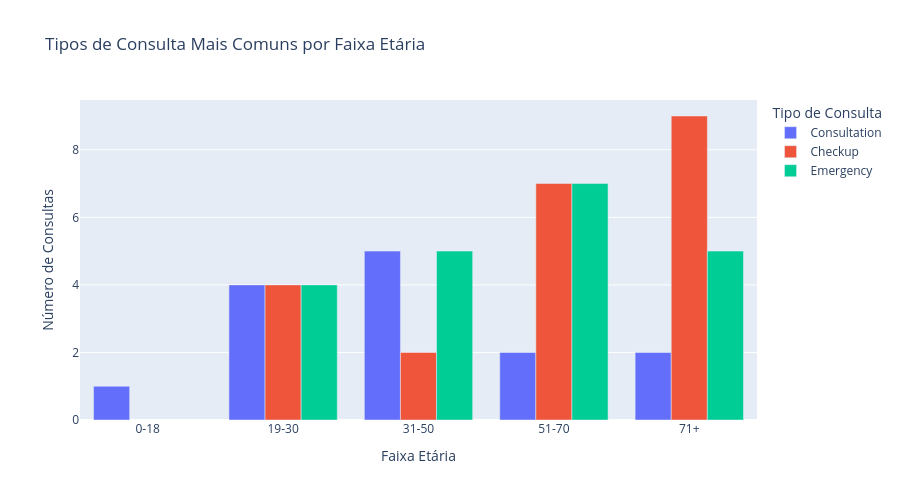

The code cell stored with this chart in its notebook:
### Code cell
fig = px.bar(
    appointment_counts,
    x='age_group',
    y='count',
    color='appointment_type',
    barmode='group',
    title='Tipos de Consulta Mais Comuns por Faixa Etária',
    labels={
        'age_group': 'Faixa Etária',
        'count': 'Número de Consultas',
        'appointment_type': 'Tipo de Consulta'
    },
    width=900,
    height=500
)

fig.show()

### Figure 1 — Plotly figure (JSON) as saved in the notebook; plotly's stock layout.template omitted (floating-point values rounded to 4 significant figures)
{"data": [{"alignmentgroup": "True", "hovertemplate": "Tipo de Consulta=Consultation<br>Faixa Etária=%{x}<br>Número de Consultas=%{y}<extra></extra>", "legendgroup": "Consultation", "marker": {"color": "#636efa", "pattern": {"shape": ""}}, "name": "Consultation", "offsetgroup": "Consultation", "orientation": "v", "showlegend": true, "textposition": "auto", "type": "bar", "x": ["0-18", "19-30", "31-50", "51-70", "71+"], "xaxis": "x", "y": [1, 4, 5, 2, 2], "yaxis": "y"}, {"alignmentgroup": "True", "hovertemplate": "Tipo de Consulta=Checkup<br>Faixa Etária=%{x}<br>Número de Consultas=%{y}<extra></extra>", "legendgroup": "Checkup", "marker": {"color": "#EF553B", "pattern": {"shape": ""}}, "name": "Checkup", "offsetgroup": "Checkup", "orientation": "v", "showlegend": true, "textposition": "auto", "type": "bar", "x": ["19-30", "31-50", "51-70", "71+"], "xaxis": "x", "y": [4, 2, 7, 9], "yaxis": "y"}, {"alignmentgroup": "True", "hovertemplate": "Tipo de Consulta=Emergency<br>Faixa Etária=%{x}<br>Número de Consultas=%{y}<extra></extra>", "legendgroup": "Emergency", "marker": {"color": "#00cc96", "pattern": {"shape": ""}}, "name": "Emergency", "offsetgroup": "Emergency", "orientation": "v", "showlegend": true, "textposition": "auto", "type": "bar", "x": ["19-30", "31-50", "51-70", "71+"], "xaxis": "x", "y": [4, 5, 7, 5], "yaxis": "y"}], "layout": {"barmode": "group", "height": 500, "legend": {"title": {"text": "Tipo de Consulta"}, "tracegroupgap": 0}, "title": {"text": "Tipos de Consulta Mais Comuns por Faixa Etária"}, "width": 900, "xaxis": {"anchor": "y", "domain": [0, 1], "title": {"text": "Faixa Etária"}}, "yaxis": {"anchor": "x", "domain": [0, 1], "title": {"text": "Número de Consultas"}}}}
